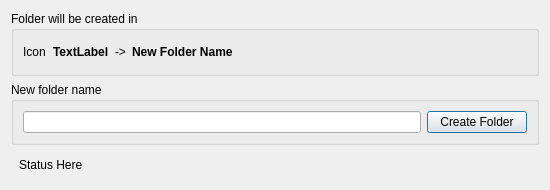
<?xml version="1.0" encoding="UTF-8"?>
<ui version="4.0">
 <class>DialogAddNewFolder</class>
 <widget class="QDialog" name="DialogAddNewFolder">
  <property name="geometry">
   <rect>
    <x>0</x>
    <y>0</y>
    <width>550</width>
    <height>190</height>
   </rect>
  </property>
  <property name="minimumSize">
   <size>
    <width>550</width>
    <height>0</height>
   </size>
  </property>
  <property name="maximumSize">
   <size>
    <width>16777215</width>
    <height>190</height>
   </size>
  </property>
  <property name="windowTitle">
   <string>Dialog</string>
  </property>
  <layout class="QVBoxLayout" name="verticalLayout">
   <item>
    <widget class="QGroupBox" name="groupBoxParentFolder">
     <property name="title">
      <string>Folder will be created in</string>
     </property>
     <layout class="QHBoxLayout" name="horizontalLayout_2">
      <item>
       <widget class="QLabel" name="labelFolderIcon">
        <property name="minimumSize">
         <size>
          <width>24</width>
          <height>24</height>
         </size>
        </property>
        <property name="text">
         <string>Icon</string>
        </property>
       </widget>
      </item>
      <item>
       <widget class="QLabel" name="labelParentFolderPath">
        <property name="font">
         <font>
          <bold>true</bold>
         </font>
        </property>
        <property name="text">
         <string>TextLabel</string>
        </property>
       </widget>
      </item>
      <item>
       <widget class="QLabel" name="labelSeparator">
        <property name="text">
         <string>-&gt;</string>
        </property>
       </widget>
      </item>
      <item>
       <widget class="QLabel" name="labelFolderName">
        <property name="font">
         <font>
          <bold>true</bold>
         </font>
        </property>
        <property name="text">
         <string>New Folder Name</string>
        </property>
       </widget>
      </item>
      <item>
       <spacer name="horizontalSpacer_3">
        <property name="orientation">
         <enum>Qt::Horizontal</enum>
        </property>
        <property name="sizeHint" stdset="0">
         <size>
          <width>40</width>
          <height>20</height>
         </size>
        </property>
       </spacer>
      </item>
     </layout>
    </widget>
   </item>
   <item>
    <widget class="QGroupBox" name="groupBoxNewFolder">
     <property name="title">
      <string>New folder name</string>
     </property>
     <layout class="QHBoxLayout" name="horizontalLayout">
      <item>
       <widget class="QLineEdit" name="lineEdit"/>
      </item>
      <item>
       <widget class="QPushButton" name="pushButton">
        <property name="minimumSize">
         <size>
          <width>100</width>
          <height>0</height>
         </size>
        </property>
        <property name="text">
         <string>Create Folder</string>
        </property>
       </widget>
      </item>
     </layout>
    </widget>
   </item>
   <item>
    <widget class="QLabel" name="labelStatus">
     <property name="styleSheet">
      <string notr="true">QLabel
 {
padding:  5px 5px 5px 5px;
}</string>
     </property>
     <property name="text">
      <string>Status Here</string>
     </property>
    </widget>
   </item>
  </layout>
 </widget>
 <resources/>
 <connections/>
</ui>
